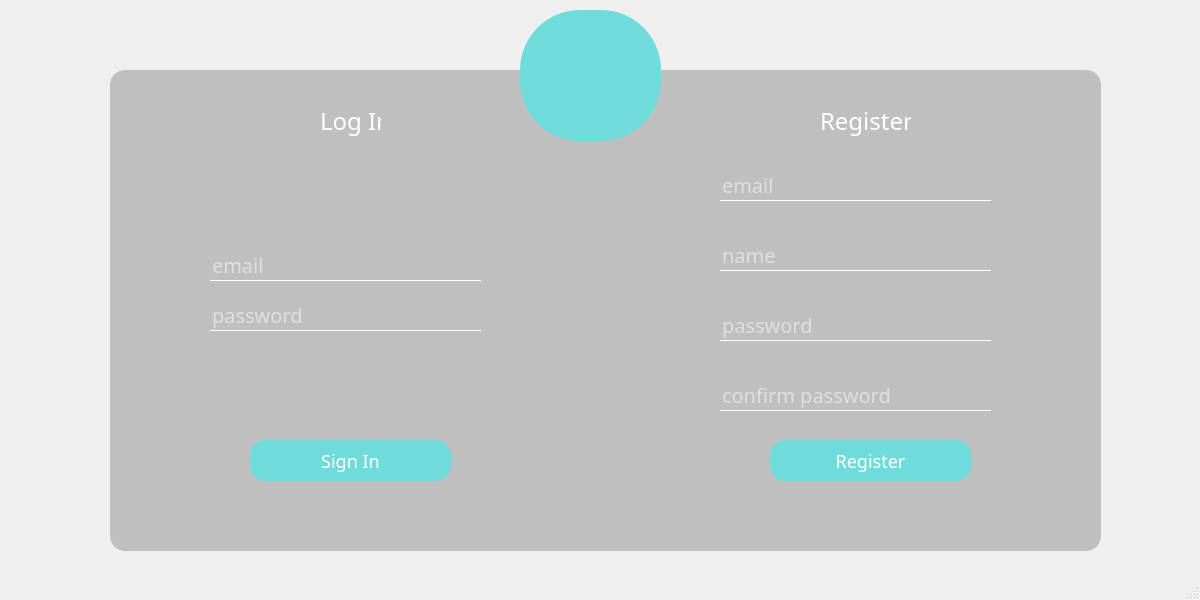
<?xml version="1.0" encoding="UTF-8"?>
<ui version="4.0">
 <class>MainWindow</class>
 <widget class="QMainWindow" name="MainWindow">
  <property name="geometry">
   <rect>
    <x>0</x>
    <y>0</y>
    <width>1200</width>
    <height>600</height>
   </rect>
  </property>
  <property name="windowTitle">
   <string>MainWindow</string>
  </property>
  <property name="styleSheet">
   <string notr="true">* {
	font-family:century gothic;
	font-size: 24px;
}

#loginFrame
{
	background: #bfbfbf;
	border-radius: 15px;
}


#signInPushButton
{
	background: #70dbdb;
	border-radius: 15px;
	color: white;
	font-size: 18px;
}

#signInPushButton:hover
{
	background: #33cccc;
}

#registerPushButton
{
	background: #70dbdb;
	border-radius: 15px;
	color: white;
	font-size: 18px;
}

#registerPushButton:hover
{
	background: #33cccc;
}

#toolButton
{
	background: #70dbdb;
	border-radius: 60px;
}
#loginLabel
{
color: white;
}

#registerLabel
{
color: white;
}

QLineEdit
{
background: transparent;
border: none;
color: white;
font-size: 20px;
border-bottom:  1px solid white;
}

#usernameLineEdit:focus
{
   outline-color: black;
}</string>
  </property>
  <widget class="QWidget" name="centralwidget">
   <widget class="QFrame" name="loginFrame">
    <property name="geometry">
     <rect>
      <x>110</x>
      <y>70</y>
      <width>991</width>
      <height>481</height>
     </rect>
    </property>
    <property name="frameShape">
     <enum>QFrame::StyledPanel</enum>
    </property>
    <property name="frameShadow">
     <enum>QFrame::Raised</enum>
    </property>
    <widget class="QLabel" name="loginLabel">
     <property name="geometry">
      <rect>
       <x>210</x>
       <y>30</y>
       <width>61</width>
       <height>41</height>
      </rect>
     </property>
     <property name="text">
      <string>Log In</string>
     </property>
    </widget>
    <widget class="QPushButton" name="signInPushButton">
     <property name="geometry">
      <rect>
       <x>140</x>
       <y>370</y>
       <width>201</width>
       <height>41</height>
      </rect>
     </property>
     <property name="text">
      <string>Sign In</string>
     </property>
    </widget>
    <widget class="QLineEdit" name="emailLineEdit">
     <property name="geometry">
      <rect>
       <x>100</x>
       <y>180</y>
       <width>271</width>
       <height>31</height>
      </rect>
     </property>
     <property name="focusPolicy">
      <enum>Qt::StrongFocus</enum>
     </property>
     <property name="text">
      <string/>
     </property>
     <property name="placeholderText">
      <string>email</string>
     </property>
    </widget>
    <widget class="QLineEdit" name="passwordLineEdit">
     <property name="geometry">
      <rect>
       <x>100</x>
       <y>230</y>
       <width>271</width>
       <height>31</height>
      </rect>
     </property>
     <property name="text">
      <string/>
     </property>
     <property name="echoMode">
      <enum>QLineEdit::Password</enum>
     </property>
     <property name="placeholderText">
      <string>password</string>
     </property>
    </widget>
    <widget class="QLabel" name="registerLabel">
     <property name="geometry">
      <rect>
       <x>710</x>
       <y>30</y>
       <width>91</width>
       <height>41</height>
      </rect>
     </property>
     <property name="text">
      <string>Register</string>
     </property>
    </widget>
    <widget class="QLineEdit" name="registerEmailLineEdit">
     <property name="geometry">
      <rect>
       <x>610</x>
       <y>100</y>
       <width>271</width>
       <height>31</height>
      </rect>
     </property>
     <property name="focusPolicy">
      <enum>Qt::StrongFocus</enum>
     </property>
     <property name="text">
      <string/>
     </property>
     <property name="placeholderText">
      <string>email</string>
     </property>
    </widget>
    <widget class="QLineEdit" name="registerPasswordLineEdit">
     <property name="geometry">
      <rect>
       <x>610</x>
       <y>240</y>
       <width>271</width>
       <height>31</height>
      </rect>
     </property>
     <property name="text">
      <string/>
     </property>
     <property name="echoMode">
      <enum>QLineEdit::Password</enum>
     </property>
     <property name="placeholderText">
      <string>password</string>
     </property>
    </widget>
    <widget class="QLineEdit" name="registerPasswordConfLineEdit">
     <property name="geometry">
      <rect>
       <x>610</x>
       <y>310</y>
       <width>271</width>
       <height>31</height>
      </rect>
     </property>
     <property name="text">
      <string/>
     </property>
     <property name="echoMode">
      <enum>QLineEdit::Password</enum>
     </property>
     <property name="placeholderText">
      <string>confirm password</string>
     </property>
    </widget>
    <widget class="QPushButton" name="registerPushButton">
     <property name="geometry">
      <rect>
       <x>660</x>
       <y>370</y>
       <width>201</width>
       <height>41</height>
      </rect>
     </property>
     <property name="text">
      <string>Register</string>
     </property>
    </widget>
    <widget class="QLineEdit" name="registerNameLineEdit">
     <property name="geometry">
      <rect>
       <x>610</x>
       <y>170</y>
       <width>271</width>
       <height>31</height>
      </rect>
     </property>
     <property name="text">
      <string/>
     </property>
     <property name="echoMode">
      <enum>QLineEdit::Normal</enum>
     </property>
     <property name="placeholderText">
      <string>name</string>
     </property>
    </widget>
   </widget>
   <widget class="QToolButton" name="toolButton">
    <property name="geometry">
     <rect>
      <x>520</x>
      <y>10</y>
      <width>141</width>
      <height>131</height>
     </rect>
    </property>
    <property name="text">
     <string/>
    </property>
    <property name="icon">
     <iconset resource="resources.qrc">
      <normaloff>:/images/user.png</normaloff>:/images/user.png</iconset>
    </property>
    <property name="iconSize">
     <size>
      <width>60</width>
      <height>60</height>
     </size>
    </property>
   </widget>
  </widget>
  <widget class="QMenuBar" name="menubar">
   <property name="geometry">
    <rect>
     <x>0</x>
     <y>0</y>
     <width>1200</width>
     <height>22</height>
    </rect>
   </property>
  </widget>
  <widget class="QStatusBar" name="statusbar"/>
 </widget>
 <resources>
  <include location="resources.qrc"/>
 </resources>
 <connections/>
</ui>
